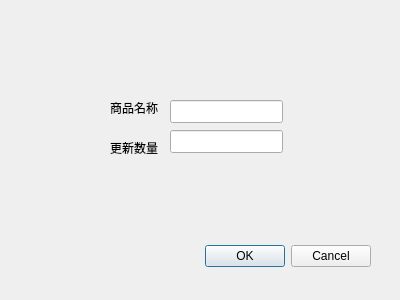
<?xml version="1.0" encoding="UTF-8"?>
<ui version="4.0">
 <class>change_windows</class>
 <widget class="QDialog" name="change_windows">
  <property name="geometry">
   <rect>
    <x>0</x>
    <y>0</y>
    <width>400</width>
    <height>300</height>
   </rect>
  </property>
  <property name="windowTitle">
   <string>更新库存系统</string>
  </property>
  <property name="windowIcon">
   <iconset resource="icon.qrc">
    <normaloff>:/new/prefix1/qrc/update.png</normaloff>:/new/prefix1/qrc/update.png</iconset>
  </property>
  <widget class="QDialogButtonBox" name="buttonBox">
   <property name="geometry">
    <rect>
     <x>30</x>
     <y>240</y>
     <width>341</width>
     <height>32</height>
    </rect>
   </property>
   <property name="orientation">
    <enum>Qt::Horizontal</enum>
   </property>
   <property name="standardButtons">
    <set>QDialogButtonBox::Cancel|QDialogButtonBox::Ok</set>
   </property>
  </widget>
  <widget class="QLineEdit" name="name">
   <property name="geometry">
    <rect>
     <x>170</x>
     <y>100</y>
     <width>113</width>
     <height>23</height>
    </rect>
   </property>
  </widget>
  <widget class="QLabel" name="label">
   <property name="geometry">
    <rect>
     <x>110</x>
     <y>100</y>
     <width>54</width>
     <height>16</height>
    </rect>
   </property>
   <property name="text">
    <string>商品名称</string>
   </property>
  </widget>
  <widget class="QLineEdit" name="number">
   <property name="geometry">
    <rect>
     <x>170</x>
     <y>130</y>
     <width>113</width>
     <height>23</height>
    </rect>
   </property>
  </widget>
  <widget class="QLabel" name="label_2">
   <property name="geometry">
    <rect>
     <x>110</x>
     <y>140</y>
     <width>54</width>
     <height>16</height>
    </rect>
   </property>
   <property name="text">
    <string>更新数量</string>
   </property>
  </widget>
 </widget>
 <resources>
  <include location="icon.qrc"/>
 </resources>
 <connections>
  <connection>
   <sender>buttonBox</sender>
   <signal>accepted()</signal>
   <receiver>change_windows</receiver>
   <slot>accept()</slot>
   <hints>
    <hint type="sourcelabel">
     <x>248</x>
     <y>254</y>
    </hint>
    <hint type="destinationlabel">
     <x>157</x>
     <y>274</y>
    </hint>
   </hints>
  </connection>
  <connection>
   <sender>buttonBox</sender>
   <signal>rejected()</signal>
   <receiver>change_windows</receiver>
   <slot>reject()</slot>
   <hints>
    <hint type="sourcelabel">
     <x>316</x>
     <y>260</y>
    </hint>
    <hint type="destinationlabel">
     <x>286</x>
     <y>274</y>
    </hint>
   </hints>
  </connection>
 </connections>
</ui>
